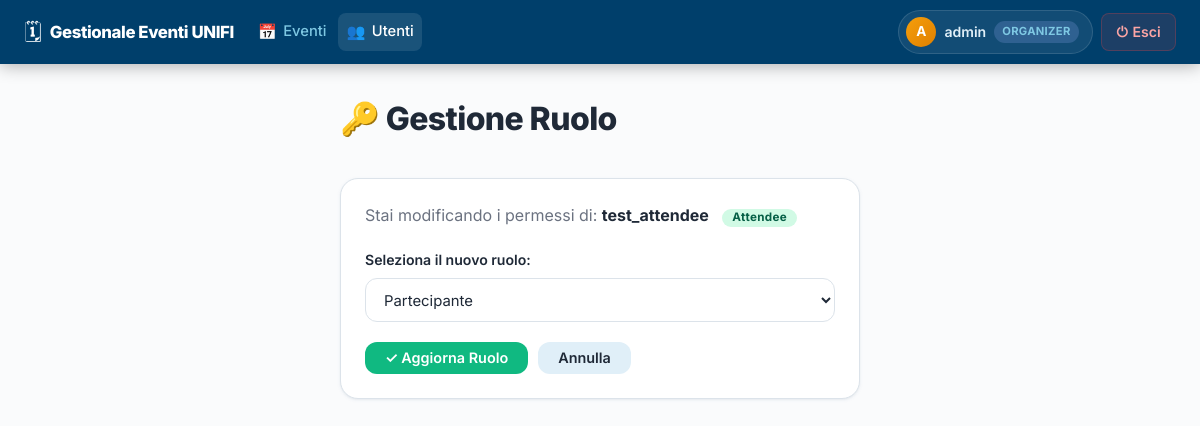
Screenshot of /users/6/cambia-ruolo/ (signed in) with the database file from the repository.
### users/models.py (models this page shows, shortened)
class CustomUser(AbstractUser):
    RUOLO_CHOICES = [
        ('ORGANIZER', 'Organizzatore'),
        ('ATTENDEE', 'Partecipante'),
    ]
    ruolo = models.CharField(max_length=20, choices=RUOLO_CHOICES, default='ATTENDEE')
    telefono = models.CharField(max_length=15, blank=True, null=True)
    organizer_attivo = models.BooleanField(default=True)

### users/views.py (the view, shortened to what this page needs)
# urls.py: path('<int:pk>/cambia-ruolo/', OrganizerUpdateUserView.as_view(), name='organizer_modifica_utente'),
class OrganizerUpdateUserView(LoginRequiredMixin, UserPassesTestMixin, UpdateView):
    model = CustomUser
    form_class = OrganizerChangeRoleForm # Usa il form che modifica SOLO il ruolo
    template_name = 'users/organizer_modifica_utente.html'
    def test_func(self):
        return self.request.user.ruolo == 'ORGANIZER' or self.request.user.is_superuser

### users/forms.py
class OrganizerChangeRoleForm(forms.ModelForm):
    class Meta:
        model = CustomUser
        fields = ['ruolo']

### users/templates/users/organizer_modifica_utente.html (shortened to what this page needs)
{% extends 'events/base.html' %}
{% load static %}
{% block nav_active_utenti %}active{% endblock %}
{% block content %}
<div style="max-width:520px; margin:0 auto;">
    <div class="page-header">
        <h1 class="page-title">🔑 Gestione Ruolo</h1>
    </div>
    <div class="card">
        <p style="margin-bottom:20px; color:var(--text-secondary);">
            Stai modificando i permessi di:
            <strong style="color:var(--text-primary);">{{ object.username }}</strong>
            {% if object.ruolo == 'ORGANIZER' %}
                <span class="badge badge-organizer">Organizer</span>
            {% else %}
                <span class="badge badge-attendee">Attendee</span>
            {% endif %}
        </p>
        <form method="post">
            <div class="form-group">
                <label for="id_ruolo">Seleziona il nuovo ruolo:</label>
                {{ form.ruolo }}
            </div>
            <div style="display:flex; gap:10px; margin-top:8px;">
                <button type="submit" class="btn btn-success">✓ Aggiorna Ruolo</button>
                <a href="{% url 'lista_utenti' %}" class="btn btn-secondary">Annulla</a>
            </div>
        </form>
    </div>
</div>
{% endblock %}

### events/templates/events/base.html (shortened to what this page needs)
{% load static %}
<!DOCTYPE html>
<html lang="it">
<head>
    <link href="https://cdn.jsdelivr.net/npm/bootstrap@5.3.3/dist/css/bootstrap.min.css" rel="stylesheet">
    <link rel="stylesheet" href="https://cdn.jsdelivr.net/npm/bootstrap-icons@1.11.3/font/bootstrap-icons.min.css">
    <link rel="stylesheet" href="{% static 'events/css/style.css' %}?v=3">
</head>
<body>
    <nav class="navbar navbar-expand-md navbar-dark fixed-top px-3 px-md-4" id="main-navbar">
        <div class="navbar-brand d-flex align-items-center gap-2">
            <span class="navbar-logo">🗓</span>
            <span class="navbar-title">Gestionale Eventi UNIFI</span>
        </div>
        <div class="collapse navbar-collapse" id="navbarContent">
            <ul class="navbar-nav me-auto gap-1 mt-2 mt-md-0">
                <li class="nav-item">
                    <a href="{% url 'lista_eventi' %}" class="nav-link {% block nav_active_eventi %}{% endblock %}">
                        <span class="nav-icon">📅</span> Eventi
                    </a>
                </li>
                <li class="nav-item">
                    <a href="{% url 'lista_utenti' %}" class="nav-link {% block nav_active_utenti %}{% endblock %}">
                        <span class="nav-icon">👥</span> Utenti
                    </a>
                </li>
            </ul>
            <div class="d-flex align-items-center gap-2 mt-3 mt-md-0 mb-2 mb-md-0">
                <a href="{% url 'dettaglio_profilo' user.pk %}" class="nav-user-badge" id="nav-profile-link">
                    <span class="nav-avatar">{{ user.username|slice:":1"|upper }}</span>
                    <span class="nav-username">{{ user.username }}</span>
                    <span class="nav-role-chip">{{ user.ruolo }}</span>
                </a>
                <form action="{% url 'logout' %}" method="post" class="m-0">
                    <button type="submit" class="nav-logout-btn" id="nav-logout-btn">
                        <span>⏻</span> Esci
                    </button>
                </form>
            </div>
        </div>
    </nav>
    <div class="page-wrapper">
        {% block content %}{% endblock %}
    </div>
</body>
</html>

### rows the page displays
CustomUser: username "A", username "admin", ruolo "ORGANIZER"
CustomUser: username "test_attendee", ruolo "Partecipante"
